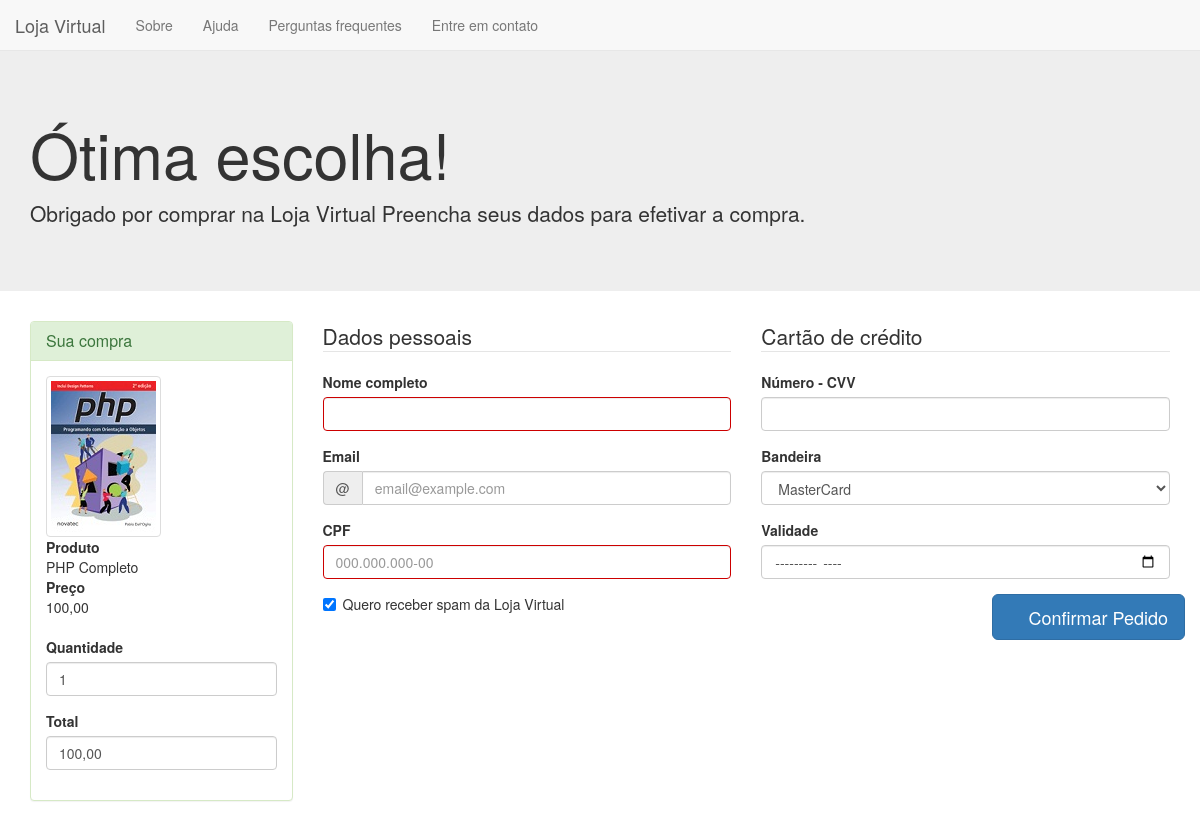
The page /adm.php?acao=comprar&id=2 on the database its author committed.
### tables this page shows
CREATE TABLE `produtos` (
  `id` int(11) NOT NULL,
  `nome` varchar(50) NOT NULL,
  `categoria` varchar(50) NOT NULL,
  `preco` varchar(50) DEFAULT NULL,
  `descricao` varchar(250) NOT NULL,
  `imagem` varchar(50) DEFAULT NULL
);

### classes/produtos.class.php (called while the page is built, shortened)
<?php
class Produtos{
public $conexao;
public function __construct($nova_conexao){
$this->conexao = $nova_conexao;
}
function buscar_por_id($id)
{
$sqlBusca = 'SELECT * FROM produtos WHERE id = ' . $id;
$resultado = $this->conexao->query($sqlBusca);
$this->produto = mysqli_fetch_assoc($resultado);
}
}
?>

### produto.php (the view, shortened to what this page needs)
<!doctype html>
<html>
<head>
  <link rel="stylesheet" href="css/bootstrap.css">
  </head>
<body>
 <nav class="navbar navbar-default navbar-static-top">
  <div class="navbar-header">
    <a class="navbar-brand" href="index.php?q=livros"> Loja Virtual</a>
  </div>
  <ul class="nav navbar-nav collapse navbar-collapse">
    <li><a href="sobre.php">Sobre</a></li>
    <li><a href="#">Ajuda</a></li>
    <li><a href="#">Perguntas frequentes</a></li>
    <li><a href="#">Entre em contato</a></li>
  </ul>
</nav>
 <div class="jumbotron">
 <div class="container">
  <h1>Ótima escolha!</h1>
  <p>Obrigado por comprar na Loja Virtual
  Preencha seus dados para efetivar a compra.</p>
 </div>
  </div>
 <div class="container">
 <div class="row">
 <div class="col-sm-4 col-lg-3">
 <div class="panel panel-success">
  <div class="panel-heading">
    <h2 class="panel-title">Sua compra</h2>
  </div>
  <div class="panel-body">
<img src="img/produto/<?php echo $produto['imagem']?>"
   class="img-thumbnail img-responsive hidden-xs" >
	<dl>
  <dt>Produto</dt>
  <dd><?= $produto['nome'] ?></dd>
  <dt>Preço</dt>
  <dd id="preco"><?= $produto['preco'] ?></dd>
  </dl>
   <div class="form-group">
    <label for="qt">Quantidade</label>
    <input id="qt" class="form-control" type="number" min="0" max="99"
      value="1">
  </div>
  <div class="form-group">
    <label for="total">Total</label>
    <output for="qt valor" id="total" class="form-control">
      <?= $produto['preco'] ?>
    </output>
  </div>
  </div>
  </div>
  </div>
  <form class="col-sm-8 col-lg-9">
  <div class="row">
  <fieldset class="col-md-6">
    <legend>Dados pessoais</legend>
     <div class="form-group">
    <label for="nome">Nome completo</label>
    <input type="text" class="form-control" id="nome" name="nome" autofocus required>
  </div>
  <div class="form-group">
    <label for="email">Email</label>
	<div class="input-group">
      <span class="input-group-addon"> @</span>
      <input type="email" class="form-control"
             id="email" name="email" placeholder="email@example.com">
  </div>
  </div>
  <div class="form-group">
    <label for="cpf">CPF</label>
    <input type="text" class="form-control" id="cpf" name="cpf" placeholder="000.000.000-00"  required>
  </div>
  <div class="checkbox">
    <label>
      <input type="checkbox" value="sim" name="spam" checked>
      Quero receber spam da Loja Virtual
    </label>
  </div>
  </fieldset>
   <fieldset class="col-md-6">
  <legend>Cartão de crédito</legend>
  <div class="form-group">
    <label for="numero-cartao">Número - CVV</label>
    <input type="text" class="form-control"
           id="numero-cartao" name="numero-cartao" data-mask="9999 9999 9999 9999 - 999">
  </div>
  <div class="form-group">
    <label for="bandeira-cartao">Bandeira</label>
    <select name="bandeira-cartao" id="bandeira-cartao"
        class="form-control">
      <option value="master">MasterCard</option>
    </select>
  </div>
  <div class="form-group">
    <label for="validade-cartao">Validade</label>
    <input type="month" class="form-control"
           id="validade-cartao" name="validade-cartao">
  </div>
</fieldset>
  <button type="submit" class="btn btn-primary pull-right btn-lg">
  <span class="glyphicon glyphicon-thumbs-up"></span>
  Confirmar Pedido
  </button>
</form>
  </div>
  </div>
</body>
</html>

### produto.php (style rules this page uses)
.navbar { margin: 0; }

### rows shown on the page
produtos: imagem (picture), nome "PHP Completo", preco "100,00"
